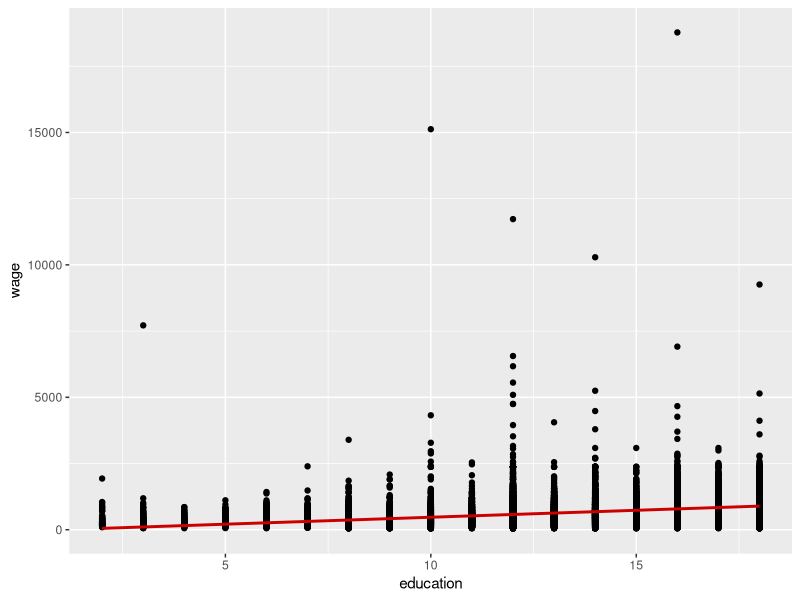
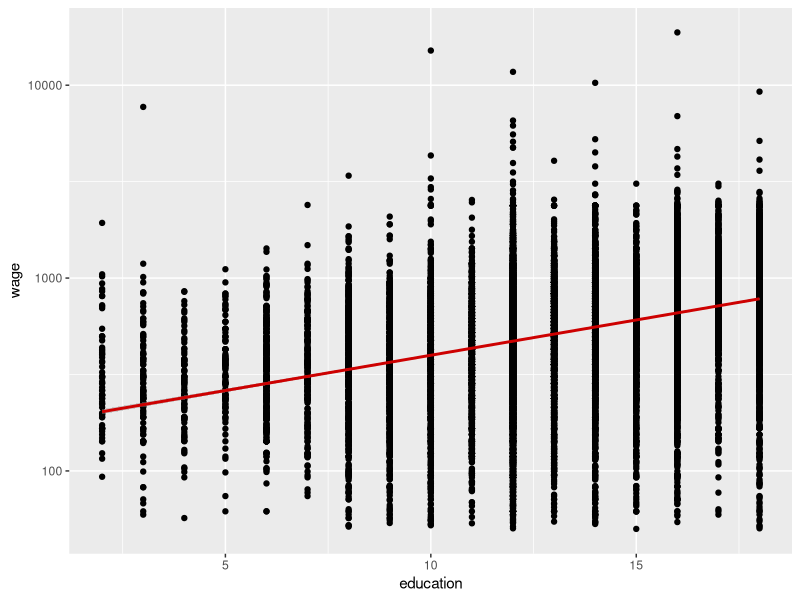
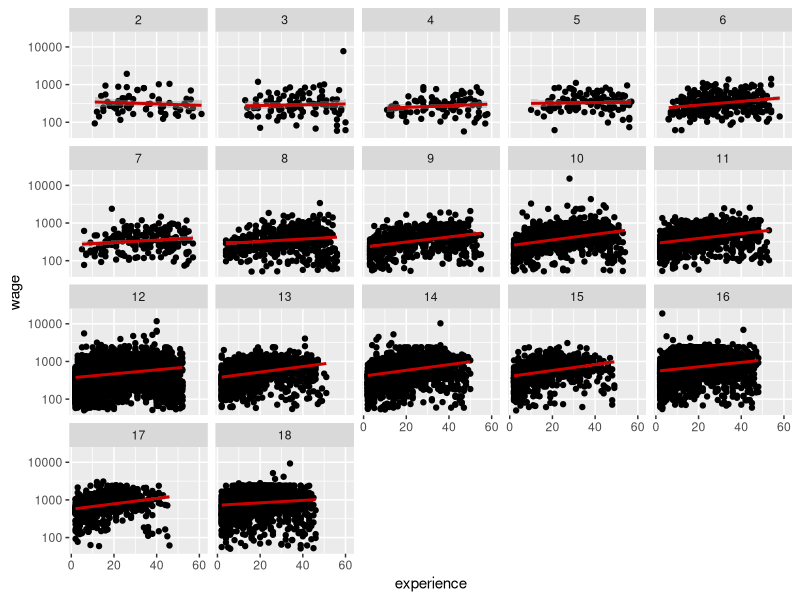
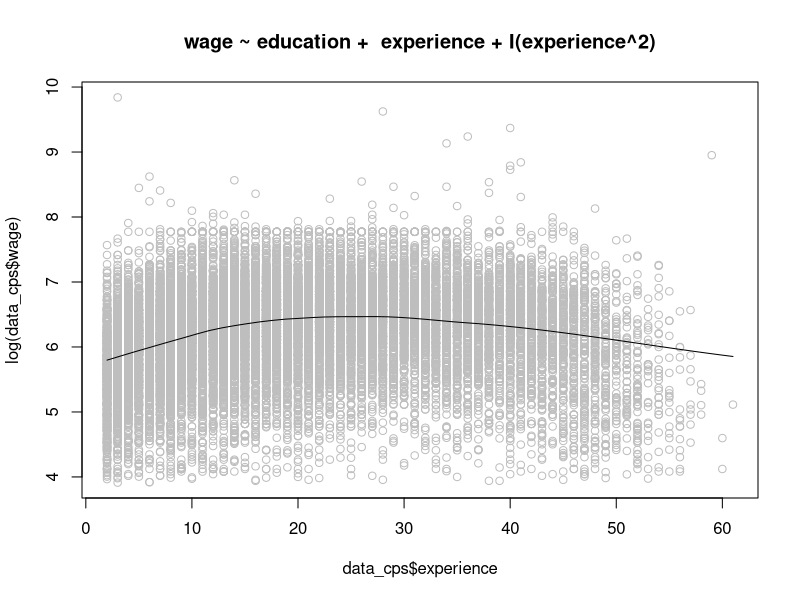
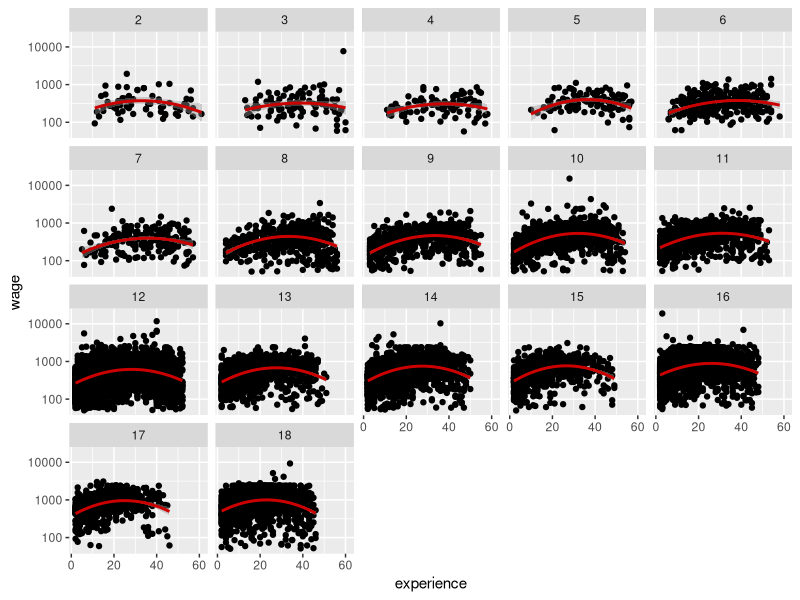

Reproduce these figures in R, in order.
##########################
# Webinar 2 Econometrics #
##########################

# Packages ----------------------------------------------------------------
library(tidyverse)
library(lmtest)
library(AER)
library(car)
library(MASS)
library(ggplot2)

# Data Import and Review --------------------------------------------------
data("CPS1988") # Load 1988 Census data from AER package
help("CPS1988") # Get info
#A sample of men aged 18 to 70 with positive annual income 

str(CPS1988) # Get variable info
head(CPS1988) # View top rows

# Subsetting and Managing Data --------------------------------------------
data_cps <- with(data = CPS1988,
                 subset(x = CPS1988, subset = experience > 1 & education > 1))
summary(data_cps)


# Part 2
# Simple Linear Regression ------------------------------------------------
model1 <- lm(formula = wage ~ education, data = data_cps)
summary(model1)

#Confidence intervals for estimates
confint(model1)

# includes zero - significant
# not - insignificant

ggplot(data = data_cps, mapping = aes(x = education, y = wage)) +
  geom_point() +
  geom_smooth(aes(x = education, y = wage), formula = y ~ x, method = "lm", colour = "red3")

# plot in logarithmic scale
ggplot(data = data_cps, mapping = aes(x = education, y = wage)) +
  geom_point() +
  geom_smooth(aes(x = education, y = wage), formula = y ~ x, method = "lm", colour = "red3") +
  scale_y_log10()

## Testing Linear Restrictions
coeftest(model1)
linearHypothesis(model1, "education = 52")
linearHypothesis(model1, "education = 50")

# Predictions
nd <- data.frame(education = c(10, 3))
predict(model1, newdata = nd)
predict(model1, newdata = nd, interval = "confidence", level=0.95)
predict(model1, newdata = nd, interval = "prediction", level=0.95)

# prediction interval predicts in what range a future individual observation will fall 
# while a confidence interval shows the likely range of values  for population conditional mean.


# Multiple Regression -----------------------------------------------------
model2 <- lm(formula = wage ~ education + experience, data = data_cps)
summary(model2)

ggplot(data = data_cps, mapping = aes(x = experience, y = wage, group = education)) +
  geom_point() +
  geom_smooth(aes(x = experience, y = wage), formula = y ~ x, method = "lm", colour = "red3") +
  facet_wrap(facets = vars(education)) +
  scale_y_log10()
# for those who have few years of education the effect of the experience is lower

## Relationship is most certainly quadratic, so consider non-linear experience term
model3 <- lm(formula = wage ~ education +  experience + I(experience^2), data = data_cps)
summary(model3)

scatter.smooth(x=data_cps$experience,  y=log(data_cps$wage), main="wage ~ education +  experience + I(experience^2)", col = "grey" )

ggplot(data = data_cps, mapping = aes(x = experience, y = wage, group = education)) +
  geom_point() +
  geom_smooth(aes(x = experience, y = wage), formula = y ~ x + I(x^2), method = "lm", colour = "red3") +
  facet_wrap(facets = vars(education)) +
  scale_y_log10() 
## Much better

# Linear hypothesis
linearHypothesis(model3, "education + experience = 90")
linearHypothesis(model3, "education = 1.9 * experience")
linearHypothesis(model3, "I(experience^2) = 0") # Squared term is indeed important

# Make prediction
nd <- data.frame(education = c(10, 3, 5), experience = c(10, 20, 30))
predict(model3, newdata = nd)
predict(model3, newdata = nd, interval = "confidence")
predict(model3, newdata = nd, interval = "prediction")
